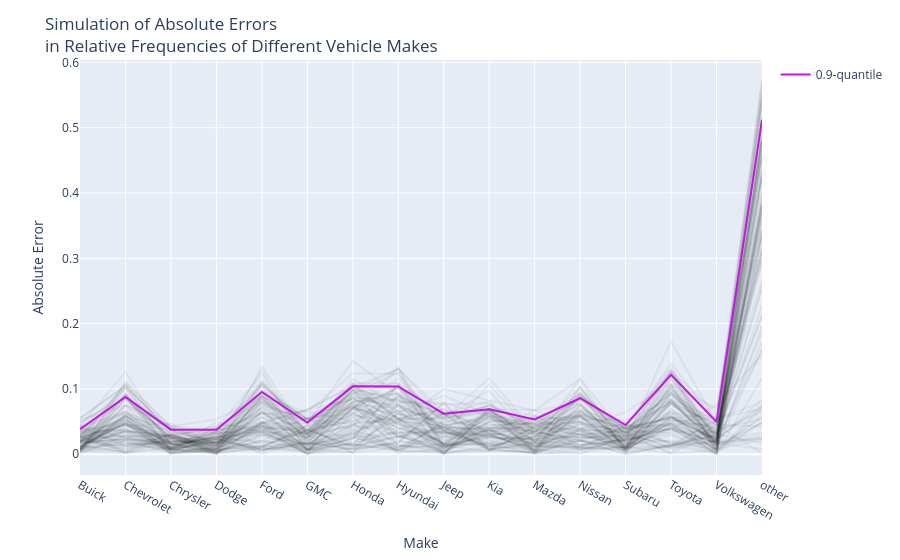

The notebook cell this image was saved under:
### Code cell
fig = px.line()
rng = np.random.default_rng()
y_all = rng.choice(absolute_errors, size=100, axis=0)
num_traces = y_all.shape[0]
x = makes_series

for i in range(num_traces):
    y = y_all[i, :]
    fig.add_trace(
        go.Scatter(
            x=x,
            y=y,
            opacity=0.05,
            mode="lines",
            line = dict(color='black'),
            showlegend=False
        )
    )
fig.add_trace(
        go.Scatter(
            name="0.9-quantile",
            x=x,
            y=absolute_errors_worst_case,
            mode="lines",
            line = dict(color='rgb(199, 21, 232)'),
            showlegend=True
        )
    )

fig.update_layout(
    title=f"Simulation of Absolute Errors<br>in Relative Frequencies of Different Vehicle Makes",
    xaxis={"title": "Make"},
    yaxis={"title": "Absolute Error"}
)

fig.show()
